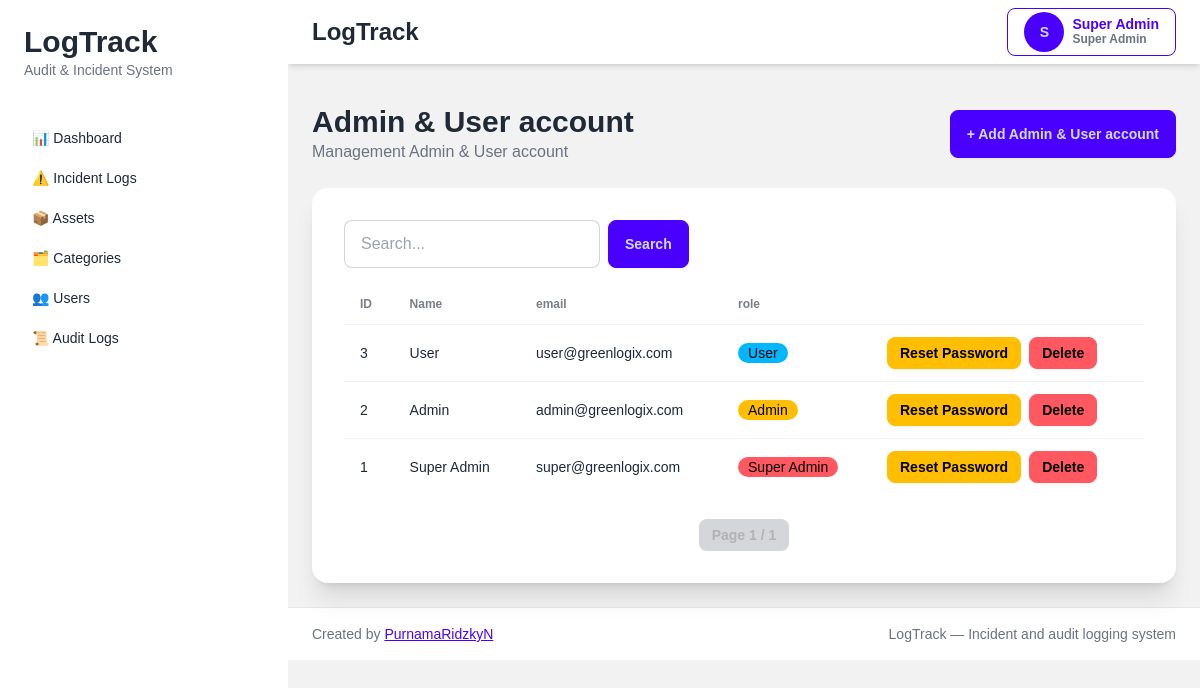
Page /users (signed in) on the earlier database version.
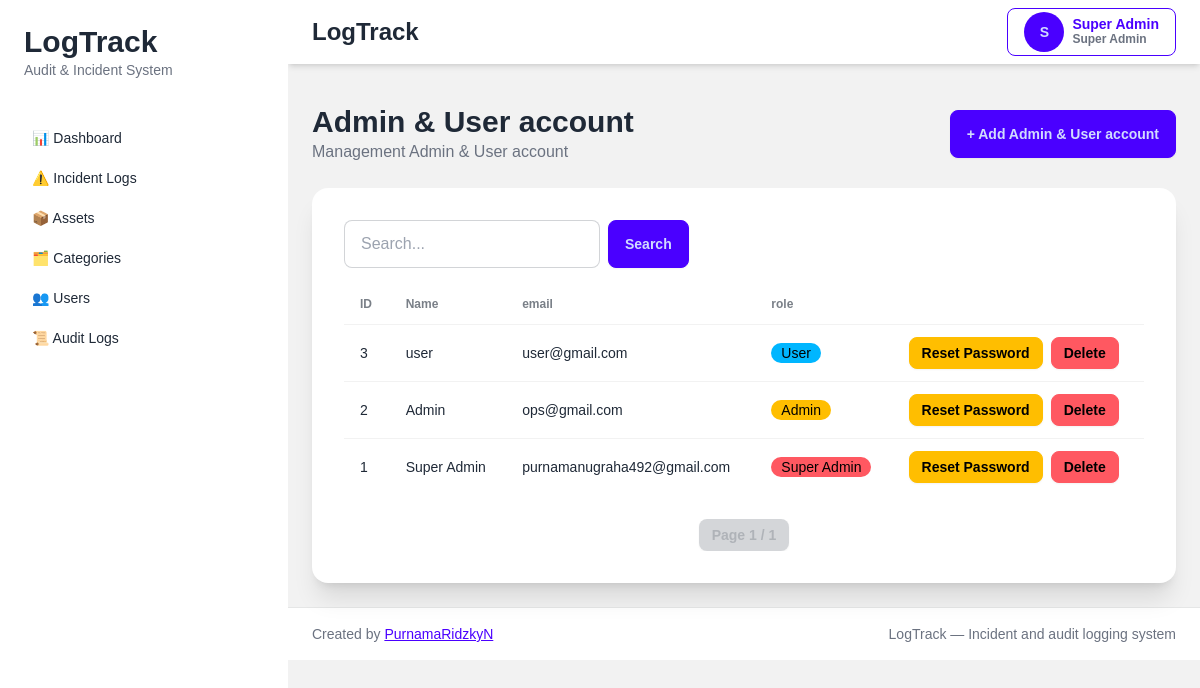
Same page on the later database version.
### tables this page shows
CREATE TABLE users (

    id INTEGER PRIMARY KEY AUTOINCREMENT,

    role INTEGER NOT NULL,

    name VARCHAR(255) NOT NULL,

    email VARCHAR(255) UNIQUE NOT NULL,

    password VARCHAR(255) NOT NULL,

    created_at DATETIME,

    is_deleted INTEGER DEFAULT 0
);

### app/controllers/user_controller.py (the view, shortened to what this page needs)
def user_index():
    conn = None
    try:
        conn = get_db_connection()
        role = session.get("role")
        if role == 0:
            account = "Admin & User"
        elif role == 1:
            account = "User"
        q = request.args.get("q", "").strip()
        page = request.args.get("page", 1, type=int)
        if page < 1:
            page = 1
        limit = 10
        offset = (page - 1) * limit
        query = """
            FROM users
            WHERE 1=1
        """
        params = []
        if role == 1:  # admin
            query += " AND is_deleted = 0"
        params = []
        if role == 1:
            query += " AND role = ?"
            params.append(2)
        total = conn.execute(
            f"SELECT COUNT(*) {query}",
            params
        ).fetchone()[0]
        users = conn.execute(
            f"""
            SELECT *
            {query}
            ORDER BY id DESC
            LIMIT ? OFFSET ?
            """,
            params + [limit, offset]
        ).fetchall()
        total_pages = (total + limit - 1) // limit
        return render_template(
            "users/index.html",
            users=users,
            q=q,
            account=account,
            page=page,
            total_pages=total_pages,
            role=role
        )
    except Exception as e:
        logger.error(f"USER INDEX ERROR: {str(e)}")
        logger.error(f"Traceback: {traceback.format_exc()}")
        flash("An error occurred while loading users", "error")
        return render_template("users/index.html", users=[])
    finally:
        if conn:
            conn.close()

### app/app.py (called while the page is built)
def create_app():
    app = Flask(__name__)
    app.config.from_object(
        "app.config.Config"
    )
    app.add_template_filter(
        timesince,
        "timesince"
    )
    @app.context_processor
    def inject_user():
        return {
            "role": session.get("role"),
            "user_name": session.get("name"),
            "user_id": session.get("user_id")
        }
    from app.routes.web import register_routes
    register_routes(app)
    return app

### app/database/connection.py (called while the page is built)
def get_db_connection():
    conn = sqlite3.connect(
        Config.DATABASE_PATH,
        timeout=30,
        isolation_level=None,
        check_same_thread=False
    )
    conn.row_factory = sqlite3.Row
    conn.execute("PRAGMA foreign_keys = ON")
    conn.execute("PRAGMA journal_mode = WAL")
    return conn

### app/templates/users/index.html (shortened to what this page needs)
{% extends "layouts/app.html" %}  {% block content %}
<div class="flex items-center justify-between mb-6">
  <div>
    <h1 class="text-3xl font-bold">{{ account }} account</h1>
    <p class="text-gray-500">Management {{ account }} account</p>
  </div>
  <a href="/users/create" class="btn btn-primary">
    + Add {{ account }} account
  </a>
</div>
<div class="card bg-base-100 shadow-xl">
  <div class="card-body">
    <div class="overflow-x-auto">
      <form method="GET" class="flex gap-2 mb-4">
        <input
          type="text"
          name="q"
          value="{{ q }}"
          placeholder="Search..."
          class="input input-bordered w-64" />
        <button class="btn btn-primary">Search</button>
      </form>
      <table class="table">
        <thead>
          <tr>
            {% if role == 0 %}
            <th>ID</th>
            {% endif %}
            <th>Name</th>
            <th>email</th>
            <th>role</th>
          </tr>
        </thead>
        <tbody>
          {% for user in users %}
          <tr>
            {% if role == 0 %}
            <td>{{ user.id }}</td>
            {% endif %}
            <td>{{ user.name }}</td>
            <td>{{ user.email }}</td>
            <td>
              {% if user.role == 0 %}
              <div class="badge badge-error">Super Admin</div>
              {% elif user.role == 1 %}
              <div class="badge badge-warning">Admin</div>
              {% else %}
              <div class="badge badge-info">User</div>
              {% endif %}
            </td>
            <td class="flex gap-2">
              {% if role != 2 and user.is_deleted == 0 %}
              <button
                class="btn btn-sm btn-warning"
                onclick="openModal('reset_password', {{ user.id }})">
                Reset Password
              </button>
              <button
                class="btn btn-error btn-sm"
                onclick="openModal('delete', {{ user.id }})">
                Delete
              </button>
              {% endif %}
            </td>
          </tr>
          {% endfor %}
        </tbody>
      </table>
      <div class="flex justify-center mt-6 gap-2">
        <span class="btn btn-sm btn-disabled">
          Page {{ page }} / {{ total_pages }}
        </span>
      </div>
    </div>
  </div>
</div>
{% endblock %}

### app/templates/layouts/app.html (shortened to what this page needs)
<!doctype html>
<html lang="en">
  <head>
    <script src="https://cdn.tailwindcss.com"></script>
    <link
      href="https://cdn.jsdelivr.net/npm/daisyui@4.12.10/dist/full.min.css"
      rel="stylesheet" />
    <link
      rel="stylesheet"
      href="{{ url_for('static', filename='css/app.css') }}" />
  </head>
  <body class="bg-base-200">
    <div class="drawer lg:drawer-open">
      <div class="drawer-content flex flex-col">
        <div class="navbar bg-base-100 shadow-md">
          <div class="flex-1">
            <h1 class="text-2xl font-bold px-4">LogTrack</h1>
          </div>
          <div class="dropdown dropdown-end px-4">
            <div
              tabindex="0"
              role="button"
              class="btn btn-outline btn-primary flex items-center gap-2">
              <div class="avatar placeholder">
                <div class="bg-primary text-primary-content rounded-full w-10">
                  <span> {{ session["name"][0]|upper }} </span>
                </div>
              </div>
              <div class="hidden md:block text-left">
                <div class="font-semibold">{{ session["name"] }}</div>
                <div class="text-xs text-gray-500">
                  {% if role == 0 %} Super Admin {% elif role == 1 %} Admin
                  {%else %} User {% endif %}
                </div>
              </div>
            </div>
          </div>
        </div>
        <div class="px-6 pt-4">
        </div>
        <main class="p-6">{% block content %} {% endblock %}</main>
        <footer
          class="border-t border-base-300 bg-base-100 px-6 py-4 text-sm text-gray-500">
          <div
            class="flex flex-col gap-1 md:flex-row md:justify-between md:items-center">
            <div>
              Created by
              <a
                href="https://github.com/PurnamaRidzkyN"
                class="link link-primary"
                target="_blank"
                rel="noopener noreferrer"
                >PurnamaRidzkyN</a
              >
            </div>
            <div>LogTrack &mdash; Incident and audit logging system</div>
          </div>
        </footer>
      </div>
      <div class="drawer-side">
        <aside class="w-72 min-h-full bg-base-100">
          <div class="p-6">
            <h2 class="text-3xl font-bold">LogTrack</h2>
            <p class="text-sm text-gray-500">Audit & Incident System</p>
          </div>
          <ul class="menu p-4 text-base-content space-y-1">
            {% if role == 0 or role == 1 %}
            <li>
              <a href="/dashboard">📊 Dashboard</a>
            </li>
            {% endif %}
            <li>
              <a href="/incidents">⚠️ Incident Logs</a>
            </li>
            {% if role == 0 or role == 1 %}
            <li>
              <a href="/assets">📦 Assets</a>
            </li>
            <li>
              <a href="/incident_categories">🗂️ Categories</a>
            </li>
            <li>
              <a href="/users">👥 Users</a>
            </li>
            {% endif %} {% if role == 0 %}
            <li>
              <a href="/audit_logs">📜 Audit Logs</a>
            </li>
            {% endif %}
          </ul>
        </aside>
      </div>
    </div>
  </body>
</html>

### app/static/css/app.css (style rules this page uses)
body { font-family: sans-serif; }

Differences in the rows shown:
changed users "Super Admin": email "super@greenlogix.com" → "purnamanugraha492@gmail.com"
changed users id 3: name "User" → "user"; email "user@greenlogix.com" → "user@gmail.com"
changed users "Admin": email "admin@greenlogix.com" → "ops@gmail.com"
